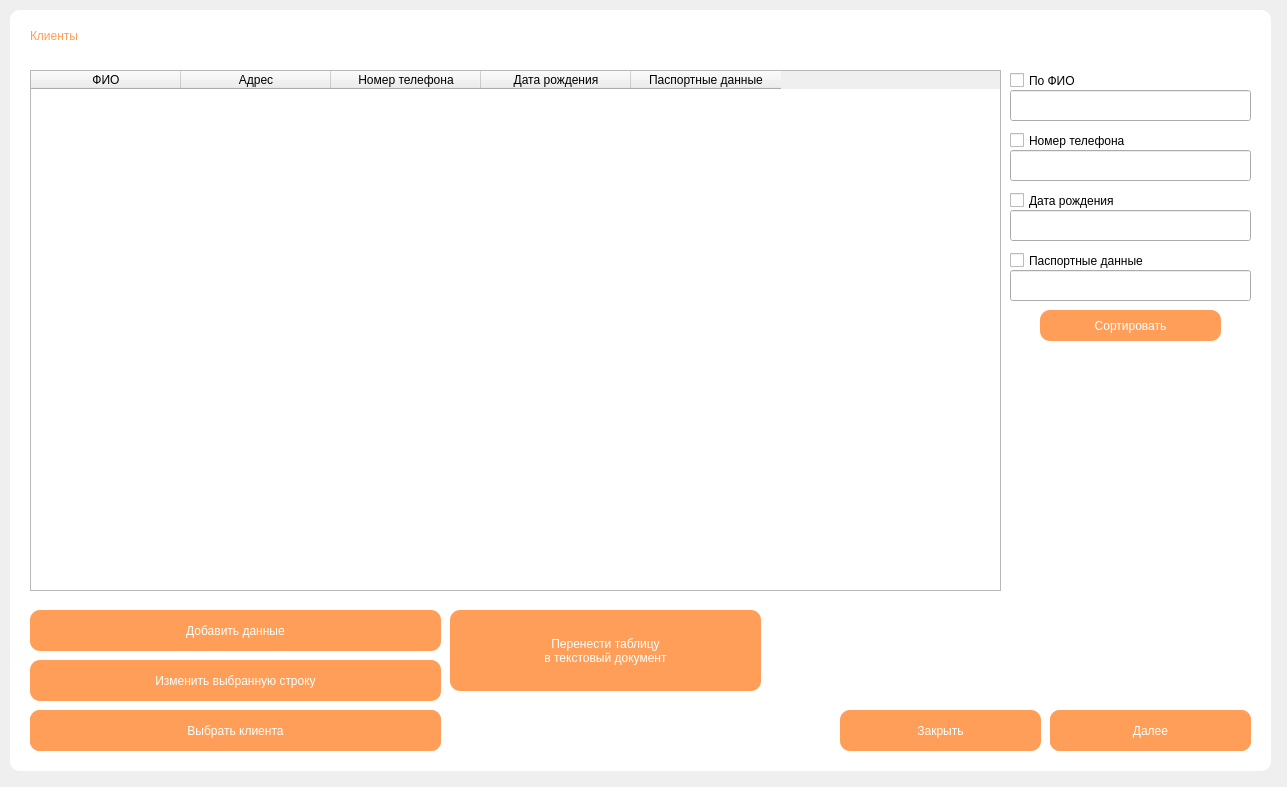
<?xml version="1.0" encoding="UTF-8"?>
<ui version="4.0">
 <class>Form012</class>
 <widget class="QWidget" name="Form012">
  <property name="geometry">
   <rect>
    <x>0</x>
    <y>0</y>
    <width>1287</width>
    <height>787</height>
   </rect>
  </property>
  <property name="windowTitle">
   <string>Клиенты</string>
  </property>
  <widget class="QLabel" name="label_20">
   <property name="geometry">
    <rect>
     <x>10</x>
     <y>10</y>
     <width>1261</width>
     <height>761</height>
    </rect>
   </property>
   <property name="styleSheet">
    <string notr="true">border-radius: 10px;
background-color: rgb(255, 255, 255);</string>
   </property>
   <property name="text">
    <string/>
   </property>
  </widget>
  <widget class="QTableWidget" name="tableWidget">
   <property name="geometry">
    <rect>
     <x>30</x>
     <y>70</y>
     <width>971</width>
     <height>521</height>
    </rect>
   </property>
   <property name="maximumSize">
    <size>
     <width>16777215</width>
     <height>16777215</height>
    </size>
   </property>
   <property name="alternatingRowColors">
    <bool>false</bool>
   </property>
   <property name="verticalScrollMode">
    <enum>QAbstractItemView::ScrollPerPixel</enum>
   </property>
   <property name="gridStyle">
    <enum>Qt::SolidLine</enum>
   </property>
   <property name="sortingEnabled">
    <bool>true</bool>
   </property>
   <attribute name="horizontalHeaderCascadingSectionResizes">
    <bool>false</bool>
   </attribute>
   <attribute name="horizontalHeaderDefaultSectionSize">
    <number>150</number>
   </attribute>
   <attribute name="horizontalHeaderMinimumSectionSize">
    <number>39</number>
   </attribute>
   <attribute name="verticalHeaderShowSortIndicator" stdset="0">
    <bool>false</bool>
   </attribute>
   <column>
    <property name="text">
     <string>ФИО</string>
    </property>
   </column>
   <column>
    <property name="text">
     <string>Адрес</string>
    </property>
   </column>
   <column>
    <property name="text">
     <string>Номер телефона</string>
    </property>
   </column>
   <column>
    <property name="text">
     <string>Дата рождения</string>
    </property>
   </column>
   <column>
    <property name="text">
     <string>Паспортные данные</string>
    </property>
   </column>
  </widget>
  <widget class="QLabel" name="label_4">
   <property name="geometry">
    <rect>
     <x>30</x>
     <y>10</y>
     <width>141</width>
     <height>51</height>
    </rect>
   </property>
   <property name="styleSheet">
    <string notr="true">font: 25pt &quot;Century Gothic&quot;;
background-color: qlineargradient(spread:pad, x1:0, y1:0, x2:1, y2:0, stop:0 rgba(0, 0, 0, 0), stop:1 rgba(255, 255, 255, 0));
color: rgb(255, 158, 88);</string>
   </property>
   <property name="text">
    <string>Клиенты</string>
   </property>
  </widget>
  <widget class="QPushButton" name="pushButton_4">
   <property name="geometry">
    <rect>
     <x>30</x>
     <y>660</y>
     <width>411</width>
     <height>41</height>
    </rect>
   </property>
   <property name="styleSheet">
    <string notr="true">font: 20pt &quot;Century Gothic&quot;;
color: rgb(255, 255, 255);
border-width: 50px;
border-radius: 10px;
background-color: rgb(255, 158, 88);</string>
   </property>
   <property name="text">
    <string>Изменить выбранную строку</string>
   </property>
  </widget>
  <widget class="QPushButton" name="pushButton_3">
   <property name="geometry">
    <rect>
     <x>30</x>
     <y>610</y>
     <width>411</width>
     <height>41</height>
    </rect>
   </property>
   <property name="styleSheet">
    <string notr="true">font: 20pt &quot;Century Gothic&quot;;
color: rgb(255, 255, 255);
border-width: 50px;
border-radius: 10px;
background-color: rgb(255, 158, 88);</string>
   </property>
   <property name="text">
    <string>Добавить данные</string>
   </property>
  </widget>
  <widget class="QPushButton" name="pushButton_5">
   <property name="geometry">
    <rect>
     <x>30</x>
     <y>710</y>
     <width>411</width>
     <height>41</height>
    </rect>
   </property>
   <property name="styleSheet">
    <string notr="true">font: 20pt &quot;Century Gothic&quot;;
color: rgb(255, 255, 255);
border-width: 50px;
border-radius: 10px;
background-color: rgb(255, 158, 88);</string>
   </property>
   <property name="text">
    <string>Удалить выбранную строку</string>
   </property>
  </widget>
  <widget class="QPushButton" name="pushButton_2">
   <property name="geometry">
    <rect>
     <x>1050</x>
     <y>710</y>
     <width>201</width>
     <height>41</height>
    </rect>
   </property>
   <property name="styleSheet">
    <string notr="true">font: 20pt &quot;Century Gothic&quot;;
color: rgb(255, 255, 255);
border-width: 50px;
border-radius: 10px;
background-color: rgb(255, 158, 88);</string>
   </property>
   <property name="text">
    <string>Закрыть</string>
   </property>
  </widget>
  <widget class="QCheckBox" name="checkBox">
   <property name="geometry">
    <rect>
     <x>1010</x>
     <y>60</y>
     <width>141</width>
     <height>41</height>
    </rect>
   </property>
   <property name="styleSheet">
    <string notr="true">font: 10pt &quot;Century Gothic&quot;;</string>
   </property>
   <property name="text">
    <string>По ФИО</string>
   </property>
  </widget>
  <widget class="QLineEdit" name="lineEdit">
   <property name="geometry">
    <rect>
     <x>1010</x>
     <y>90</y>
     <width>241</width>
     <height>31</height>
    </rect>
   </property>
   <property name="styleSheet">
    <string notr="true">font: 12pt &quot;Century Gothic&quot;;</string>
   </property>
   <property name="text">
    <string/>
   </property>
  </widget>
  <widget class="QCheckBox" name="checkBox_2">
   <property name="geometry">
    <rect>
     <x>1010</x>
     <y>120</y>
     <width>141</width>
     <height>41</height>
    </rect>
   </property>
   <property name="styleSheet">
    <string notr="true">font: 10pt &quot;Century Gothic&quot;;</string>
   </property>
   <property name="text">
    <string>Номер телефона</string>
   </property>
  </widget>
  <widget class="QLineEdit" name="lineEdit_2">
   <property name="geometry">
    <rect>
     <x>1010</x>
     <y>150</y>
     <width>241</width>
     <height>31</height>
    </rect>
   </property>
   <property name="styleSheet">
    <string notr="true">font: 12pt &quot;Century Gothic&quot;;</string>
   </property>
   <property name="text">
    <string/>
   </property>
  </widget>
  <widget class="QLineEdit" name="lineEdit_3">
   <property name="geometry">
    <rect>
     <x>1010</x>
     <y>210</y>
     <width>241</width>
     <height>31</height>
    </rect>
   </property>
   <property name="styleSheet">
    <string notr="true">font: 12pt &quot;Century Gothic&quot;;</string>
   </property>
   <property name="text">
    <string/>
   </property>
  </widget>
  <widget class="QCheckBox" name="checkBox_3">
   <property name="geometry">
    <rect>
     <x>1010</x>
     <y>180</y>
     <width>141</width>
     <height>41</height>
    </rect>
   </property>
   <property name="styleSheet">
    <string notr="true">font: 10pt &quot;Century Gothic&quot;;</string>
   </property>
   <property name="text">
    <string>Дата рождения</string>
   </property>
  </widget>
  <widget class="QLineEdit" name="lineEdit_4">
   <property name="geometry">
    <rect>
     <x>1010</x>
     <y>270</y>
     <width>241</width>
     <height>31</height>
    </rect>
   </property>
   <property name="styleSheet">
    <string notr="true">font: 12pt &quot;Century Gothic&quot;;</string>
   </property>
   <property name="text">
    <string/>
   </property>
  </widget>
  <widget class="QCheckBox" name="checkBox_4">
   <property name="geometry">
    <rect>
     <x>1010</x>
     <y>240</y>
     <width>161</width>
     <height>41</height>
    </rect>
   </property>
   <property name="styleSheet">
    <string notr="true">font: 10pt &quot;Century Gothic&quot;;</string>
   </property>
   <property name="text">
    <string>Паспортные данные</string>
   </property>
  </widget>
  <widget class="QPushButton" name="pushButton">
   <property name="geometry">
    <rect>
     <x>1040</x>
     <y>310</y>
     <width>181</width>
     <height>31</height>
    </rect>
   </property>
   <property name="styleSheet">
    <string notr="true">font: 15pt &quot;Century Gothic&quot;;
color: rgb(255, 255, 255);
border-width: 50px;
border-radius: 10px;
background-color: rgb(255, 158, 88);</string>
   </property>
   <property name="text">
    <string>Сортировать</string>
   </property>
  </widget>
  <widget class="QPushButton" name="pushButton_6">
   <property name="geometry">
    <rect>
     <x>30</x>
     <y>710</y>
     <width>411</width>
     <height>41</height>
    </rect>
   </property>
   <property name="styleSheet">
    <string notr="true">font: 20pt &quot;Century Gothic&quot;;
color: rgb(255, 255, 255);
border-width: 50px;
border-radius: 10px;
background-color: rgb(255, 158, 88);</string>
   </property>
   <property name="text">
    <string>Выбрать клиента</string>
   </property>
  </widget>
  <widget class="QPushButton" name="pushButton_7">
   <property name="geometry">
    <rect>
     <x>1050</x>
     <y>710</y>
     <width>201</width>
     <height>41</height>
    </rect>
   </property>
   <property name="styleSheet">
    <string notr="true">font: 20pt &quot;Century Gothic&quot;;
color: rgb(255, 255, 255);
border-width: 50px;
border-radius: 10px;
background-color: rgb(255, 158, 88);</string>
   </property>
   <property name="text">
    <string>Далее</string>
   </property>
  </widget>
  <widget class="QPushButton" name="pushButton_8">
   <property name="geometry">
    <rect>
     <x>840</x>
     <y>710</y>
     <width>201</width>
     <height>41</height>
    </rect>
   </property>
   <property name="styleSheet">
    <string notr="true">font: 20pt &quot;Century Gothic&quot;;
color: rgb(255, 255, 255);
border-width: 50px;
border-radius: 10px;
background-color: rgb(255, 158, 88);</string>
   </property>
   <property name="text">
    <string>Закрыть</string>
   </property>
  </widget>
  <widget class="QPushButton" name="pushButton_10">
   <property name="geometry">
    <rect>
     <x>450</x>
     <y>610</y>
     <width>311</width>
     <height>81</height>
    </rect>
   </property>
   <property name="styleSheet">
    <string notr="true">font: 20pt &quot;Century Gothic&quot;;
color: rgb(255, 255, 255);
border-width: 50px;
border-radius: 10px;
background-color: rgb(255, 158, 88);</string>
   </property>
   <property name="text">
    <string>Перенести таблицу 
в текстовый документ</string>
   </property>
  </widget>
 </widget>
 <resources/>
 <connections/>
</ui>
